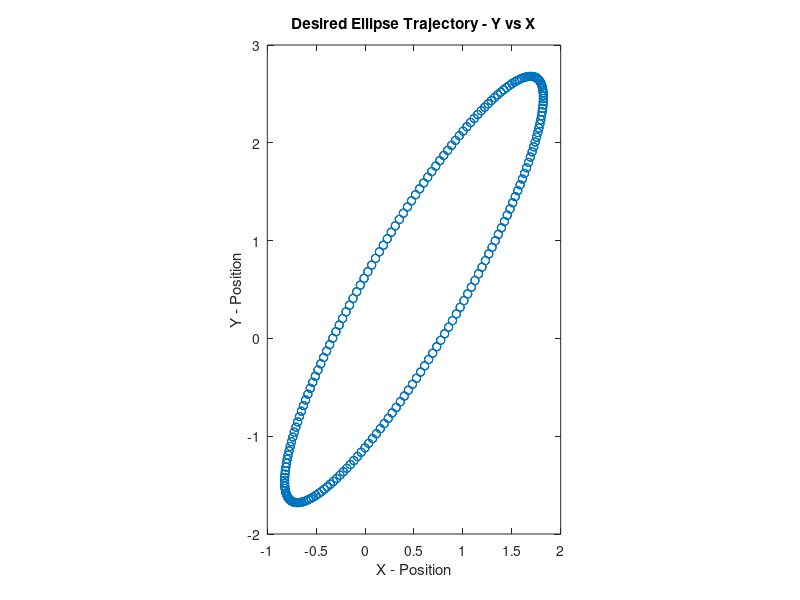

MATLAB code for this plot: (Note: this script raises an error after producing the figure.)
clc;

% general parameters
global l1 l2 T w tstep; 
% ellipse/circle parameters
global S1 S2 R; 

l1 = 2.5; 
l2 = 2;  
T = 20;
w = 2*pi / T; % angular velocity 
R = 1.5;
S1 = 2.5;
S2 = 0.5;
tstep = 0.1;
time_vec = 0:tstep:3*T;


%% Ellipse trajectory

% ellipse trajectory desired position and velocity 
xd_e = 0.5 + S1*cos(pi/3)*cos(w*time_vec) - S2*sin(pi/3)*sin(w*time_vec);
yd_e = 0.5 + S1*sin(pi/3)*cos(w*time_vec) + S2*cos(pi/3)*sin(w*time_vec);
xddot_e = -S1*cos(pi/3)*w*sin(w*time_vec) -S2*sin(pi/3)*w*cos(w*time_vec);
yddot_e = -S1*sin(pi/3)*w*sin(w*time_vec) +S2*cos(pi/3)*w*cos(w*time_vec);

figure(1);
plot(xd_e, yd_e,'o');
daspect([1 1 1]);
xlabel("X - Position");
ylabel("Y - Position");
title("Desired Ellipse Trajectory - Y vs X");

% initial joint values: assume phi = theta1 = theta2 = 0
th_ic_e = [xd_e(1) - l1 - l2; yd_e(1); 0; 0; 0]; % x, y, phi, theta1, theta2

% integrate angles using ODE45
[t, Th] = ode45(@(t, th)openLoopJointSpaceControl(t, th, xddot_e,yddot_e), time_vec, th_ic_e);

% compute actual end-effector trajectory 
% xe = x + l1*cos(phi+theta1) + l2*cos(phi+theta1+theta2)
x_act_e = Th(:,1) + l1 * cos(Th(:,3) + Th(:,4)) + l2 * cos(Th(:,3) + Th(:,4) + Th(:,5)); 
% ye = y + l1*sin(phi+theta1) + l2*sin(phi+theta1+theta2)
y_act_e = Th(:,2) + l1 * sin(Th(:,3) + Th(:,4)) + l2 * sin(Th(:,3) + Th(:,4) + Th(:,5)); 

% Display the results 
figure(2);
plot(x_act_e, y_act_e,'o');
daspect([1 1 1]);
xlabel("X - Position");
ylabel("Y - Position");
title("Actual Ellipse Trajectory - Y vs X");


% actual trajectory animation
figure(3);
for i=1:length(time_vec) 
    clf('reset')
    % plot end effector pos
    plot(x_act_e(i), y_act_e(i), 'o','Color','blue'); hold on
    % plot base center
    plot(Th(i, 1), Th(i, 2), 'o','Color','black');
    % plot base forward direction 
    fdirx = [Th(i, 1) Th(i, 1)+cos(Th(i, 3))];
    fdiry = [Th(i, 2) Th(i, 2)+sin(Th(i, 3))];
    plot(fdirx, fdiry,'color', "red", 'LineWidth', 3);

    % plot links
    link1x = [Th(i, 1) Th(i, 1)+l1*cos(Th(i, 3)+Th(i, 4))];
    link1y = [Th(i, 2) Th(i, 2)+l1*sin(Th(i, 3)+Th(i, 4))];
    link2x = [Th(i, 1)+l1*cos(Th(i, 3)+Th(i, 4)) Th(i, 1)+l1*cos(Th(i, 3)+Th(i, 4))+l2*cos(Th(i, 3)+Th(i, 4)+Th(i, 5))];
    link2y = [Th(i, 2)+l1*sin(Th(i, 3)+Th(i, 4)) Th(i, 2)+l1*sin(Th(i, 3)+Th(i, 4))+l2*sin(Th(i, 3)+Th(i, 4)+Th(i, 5))];
    plot(link1x, link1y,'color', "#0072BD", 'LineWidth', 1);
    plot(link2x, link2y,'color', "#D95319", 'LineWidth', 1);

    title('Ellipse Trajectory Animation');
    grid on;
    
    xlim([-5 5]);
    ylim([-5 5]);
    drawnow;
end






% square trajectory 
time_vec_side_normalized = 0:tstep/(T/4):1;
time_vec_side_normalized(end)=[]; % remove last item to avoid corner duplication 
side = 3.5;
side_min = 1 - side / 2;
side_max = 1 + side / 2;
% POSITION
% bottom side
xd_s = side_min + time_vec_side_normalized * (side_max - side_min);
yd_s = side_min + time_vec_side_normalized * 0;
% right side 
xd_s = [xd_s, side_max + time_vec_side_normalized * 0];
yd_s = [yd_s, side_min + time_vec_side_normalized * (side_max - side_min)];
% top side
xd_s = [xd_s, side_max - time_vec_side_normalized * (side_max - side_min)];
yd_s = [yd_s, side_max + time_vec_side_normalized * 0]; 
% left side 
xd_s = [xd_s, side_min + time_vec_side_normalized * 0];
yd_s = [yd_s, side_max - time_vec_side_normalized * (side_max - side_min)];

step_vel = (xd_s(2) - xd_s(1)) / tstep;
% VELOCITY
% bottom side 
xddot_s = step_vel * ones(1, length(time_vec_side_normalized));
yddot_s = zeros(1, length(time_vec_side_normalized));
% right side 
xddot_s = [xddot_s, zeros(1, length(time_vec_side_normalized))];
yddot_s = [yddot_s, step_vel * ones(1, length(time_vec_side_normalized))];
% top side
xddot_s = [xddot_s, -step_vel * ones(1, length(time_vec_side_normalized))];
yddot_s = [yddot_s, zeros(1, length(time_vec_side_normalized))];
% left side 
xddot_s = [xddot_s, zeros(1, length(time_vec_side_normalized))];
yddot_s = [yddot_s, -step_vel * ones(1, length(time_vec_side_normalized))];

% three cycles 
xd_s = [xd_s, xd_s, xd_s];
yd_s = [yd_s, yd_s, yd_s];
xddot_s = [xddot_s, xddot_s, xddot_s];
yddot_s = [yddot_s, yddot_s, yddot_s];
% add last corner for size consistency with time_vec
xd_s = [xd_s, xd_s(1)];
yd_s = [yd_s, yd_s(1)];
xddot_s = [xddot_s, xddot_s(1)];
yddot_s = [yddot_s, yddot_s(1)];

figure(4);
plot(xd_s, yd_s,'o');
daspect([1 1 1]);
xlabel("X - Position");
ylabel("Y - Position");
title("Desired Square Trajectory - Y vs X");



% initial joint values: assume phi = theta1 = theta2 = 0
th_ic_s = [xd_s(1) - l1 - l2; yd_s(1); 0; 0; 0]; % x, y, phi, theta1, theta2


% integrate angles using ODE45
[t, Th] = ode45(@(t, th)openLoopJointSpaceControl(t, th, xddot_s,yddot_s), time_vec, th_ic_s);

% compute actual end-effector trajectory 
% xe = x + l1*cos(phi+theta1) + l2*cos(phi+theta1+theta2)
x_act_s = Th(:,1) + l1 * cos(Th(:,3) + Th(:,4)) + l2 * cos(Th(:,3) + Th(:,4) + Th(:,5)); 
% ye = y + l1*sin(phi+theta1) + l2*sin(phi+theta1+theta2)
y_act_s = Th(:,2) + l1 * sin(Th(:,3) + Th(:,4)) + l2 * sin(Th(:,3) + Th(:,4) + Th(:,5)); 

% Display the results 
figure(5);
plot(x_act_s, y_act_s,'o');
daspect([1 1 1]);
xlabel("X - Position");
ylabel("Y - Position");
title("Actual Square Trajectory - Y vs X");

% actual trajectory animation
figure(6);
for i=1:length(time_vec) 
    clf('reset')
    % plot end effector pos
    plot(x_act_s(i), y_act_s(i), 'o','Color','blue'); hold on
    % plot base center
    plot(Th(i, 1), Th(i, 2), 'o','Color','black');
    % plot base forward direction 
    fdirx = [Th(i, 1) Th(i, 1)+cos(Th(i, 3))];
    fdiry = [Th(i, 2) Th(i, 2)+sin(Th(i, 3))];
    plot(fdirx, fdiry,'color', "red", 'LineWidth', 3);

    % plot links
    link1x = [Th(i, 1) Th(i, 1)+l1*cos(Th(i, 3)+Th(i, 4))];
    link1y = [Th(i, 2) Th(i, 2)+l1*sin(Th(i, 3)+Th(i, 4))];
    link2x = [Th(i, 1)+l1*cos(Th(i, 3)+Th(i, 4)) Th(i, 1)+l1*cos(Th(i, 3)+Th(i, 4))+l2*cos(Th(i, 3)+Th(i, 4)+Th(i, 5))];
    link2y = [Th(i, 2)+l1*sin(Th(i, 3)+Th(i, 4)) Th(i, 2)+l1*sin(Th(i, 3)+Th(i, 4))+l2*sin(Th(i, 3)+Th(i, 4)+Th(i, 5))];
    plot(link1x, link1y,'color', "#0072BD", 'LineWidth', 1);
    plot(link2x, link2y,'color', "#D95319", 'LineWidth', 1);

    title('Square Animation');
    daspect([1 1 1]);
    grid on;
    xlim([-8 5]);
    ylim([-8 5]);
    drawnow;
end





function dth = openLoopJointSpaceControl(t, th, xddot, yddot)
    global l1 l2 tstep;

    % compute Jacobian
    Jp = [1, 0, -l1*sin(th(3)+th(4))-l2*sin(th(3)+th(4)+th(5)), -l1*sin(th(3)+th(4))-l2*sin(th(3)+th(4)+th(5)), -l2*sin(th(3)+th(4)+th(5));
          0, 1, l1*cos(th(3)+th(4))+l2*cos(th(3)+th(4)+th(5)), l1*cos(th(3)+th(4))+l2*cos(th(3)+th(4)+th(5)), l2*cos(th(3)+th(4)+th(5));     
          -sin(th(3)), cos(th(3)), 0, 0, 0];

    % compute open-loop theta dot
    t_idx = 1+int32(t/tstep);
    dth_openloop = pinv(Jp) * [xddot(t_idx); yddot(t_idx); 0]; 
    
    % no feedback
    dth = dth_openloop;
end
